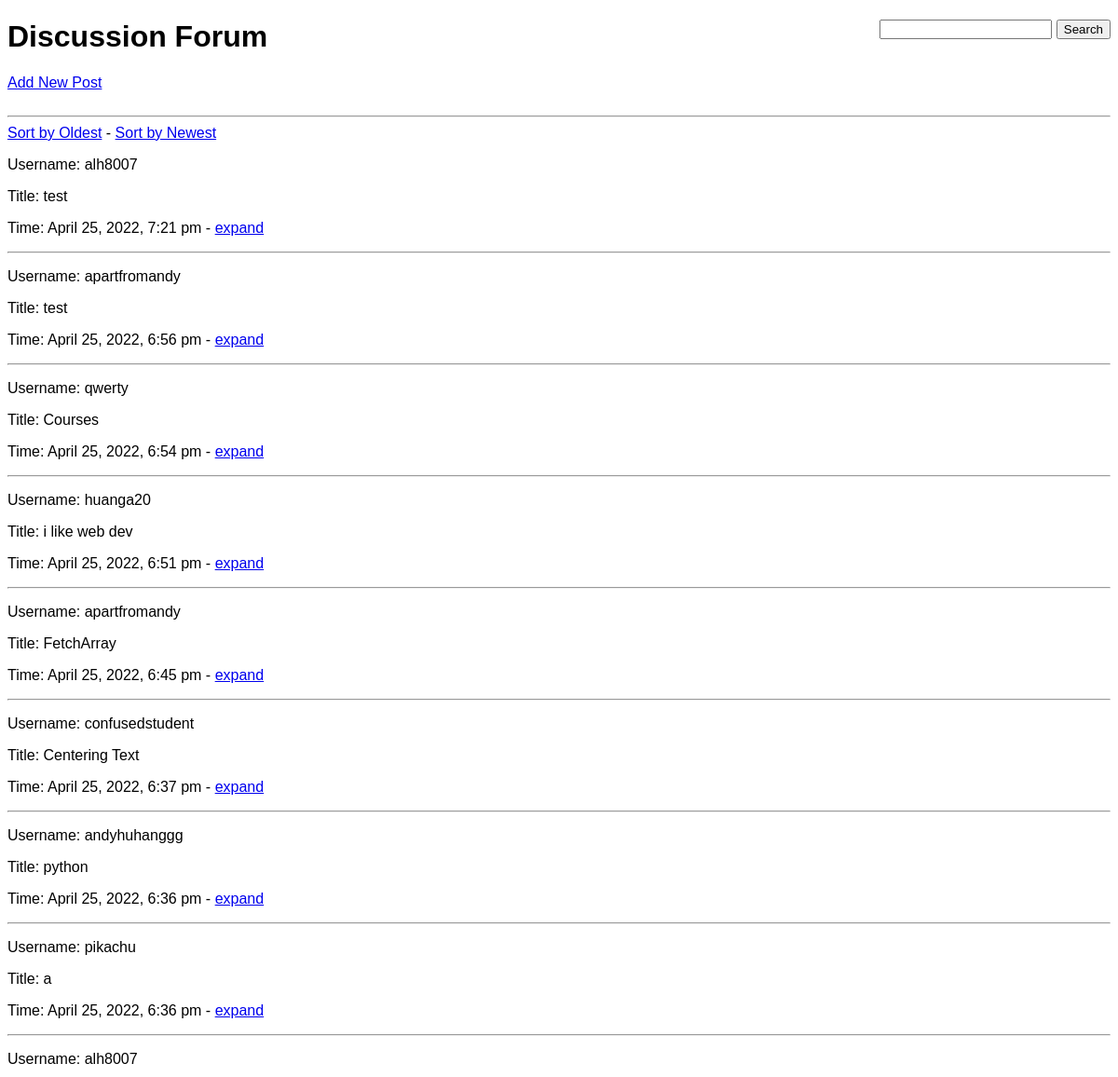
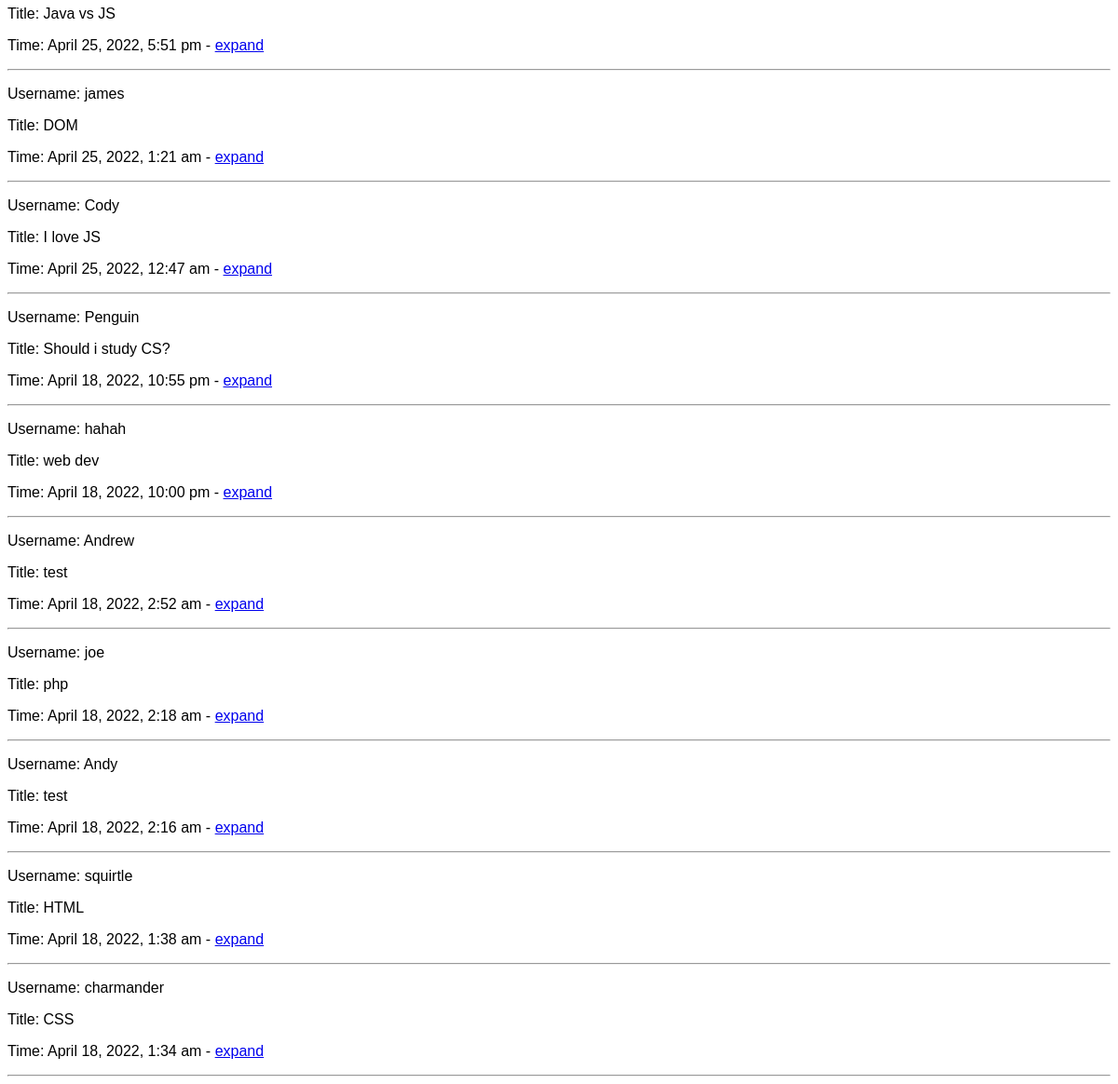
The page /index.php?sort=new on the database its author committed (2 pictures, top to bottom).
### tables this page shows
CREATE TABLE posts (id INTEGER PRIMARY KEY AUTOINCREMENT, title TEXT, body TEXT, name TEXT, time INTEGER);

### index.php (the view, shortened to what this page needs)
<!DOCTYPE html>
<html>
	<head>
	</head>
	<body>
		<form method="post" action="search.php" id="search">
			<input type="text" name="usersearch">
			<input type="submit" value="Search">
		</form>
		<h1>Discussion Forum</h1>
		<a href="#!" id = "addPost">Add New Post</a><br><br>
		<hr>
		<a href="index.php?sort=old">Sort by Oldest</a> - <a href="index.php?sort=new">Sort by Newest</a>
		<?php
			include('config.php');
					?>
					<?php
			$sqlOldest = "SELECT * FROM posts ORDER BY time ASC";
			$sqlNewest = "SELECT * FROM posts ORDER BY time DESC";
			$sortedOld = $db->query($sqlOldest);
			$sortedNew = $db->query($sqlNewest);
			if($_GET['sort']=='old'){
				while($row = $sortedOld->fetchArray()){
					?>
					<div>
					<p>Username: <?php print $row['name']; ?></p>
					<p>Title: <?php print $row['title']; ?></p>
					<p>Time: <?php
						$pretty_time = $today = date("F j, Y, g:i a", $row['time']);
						print $pretty_time;
						print " - <a href=view.php?id=" . $row['id'] . ">expand</a>";
					?></p>
				</div>
				<hr>
				<?php
				}
			}
			else if($_GET['sort']=='new'){
				while($row = $sortedNew->fetchArray()){
					?>
					<div>
					<p>Username: <?php print $row['name']; ?></p>
					<p>Title: <?php print $row['title']; ?></p>
					<p>Time: <?php
						$pretty_time = $today = date("F j, Y, g:i a", $row['time']);
						print $pretty_time;
						print " - <a href=view.php?id=" . $row['id'] . ">expand</a>";
					?></p>
				</div>
				<hr>
				<?php
				}
			}
		?>
	</body>
</html>

### index.php (style rules this page uses)
body { font-family: Helvetica, sans-serif; }
#search { float: right; }

### rows shown on the page
posts: name "alh8007", title "test", time "April 25, 2022, 7:21 pm"
posts: name "apartfromandy", title "test", time "April 25, 2022, 6:56 pm"
posts: name "qwerty", title "Courses", time "April 25, 2022, 6:54 pm"
posts: name "huanga20", title "i like web dev", time "April 25, 2022, 6:51 pm"
posts: name "apartfromandy", title "FetchArray", time "April 25, 2022, 6:45 pm"
posts: name "confusedstudent", title "Centering Text", time "April 25, 2022, 6:37 pm"
posts: name "andyhuhanggg", title "python", time "April 25, 2022, 6:36 pm"
posts: name "pikachu", title "a", time "April 25, 2022, 6:36 pm"
posts: name "alh8007", title "Java vs JS", time "April 25, 2022, 5:51 pm"
posts: name "james", title "DOM", time "April 25, 2022, 1:21 am"
posts: name "Cody", title "I love JS", time "April 25, 2022, 12:47 am"
posts: name "Penguin", title "Should i study CS?", time "April 18, 2022, 10:55 pm"
posts: name "hahah", title "web dev", time "April 18, 2022, 10:00 pm"
posts: name "Andrew", title "test", time "April 18, 2022, 2:52 am"
posts: name "joe", title "php", time "April 18, 2022, 2:18 am"
posts: name "Andy", title "test", time "April 18, 2022, 2:16 am"
posts: name "squirtle", title "HTML", time "April 18, 2022, 1:38 am"
posts: name "charmander", title "CSS", time "April 18, 2022, 1:34 am"
